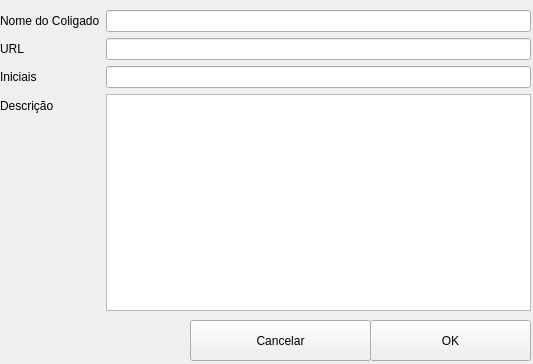
<?xml version="1.0" encoding="UTF-8"?>
<ui version="4.0">
 <class>Form</class>
 <widget class="QWidget" name="Form">
  <property name="geometry">
   <rect>
    <x>0</x>
    <y>0</y>
    <width>533</width>
    <height>364</height>
   </rect>
  </property>
  <property name="windowTitle">
   <string>Form</string>
  </property>
  <widget class="QWidget" name="formLayoutWidget">
   <property name="geometry">
    <rect>
     <x>0</x>
     <y>10</y>
     <width>531</width>
     <height>301</height>
    </rect>
   </property>
   <layout class="QFormLayout" name="formLayout">
    <property name="fieldGrowthPolicy">
     <enum>QFormLayout::AllNonFixedFieldsGrow</enum>
    </property>
    <item row="1" column="0">
     <widget class="QLabel" name="Enviroment">
      <property name="text">
       <string>Nome do Coligado</string>
      </property>
     </widget>
    </item>
    <item row="1" column="1">
     <widget class="QLineEdit" name="name_enviroment"/>
    </item>
    <item row="2" column="0">
     <widget class="QLabel" name="label">
      <property name="text">
       <string>URL</string>
      </property>
     </widget>
    </item>
    <item row="2" column="1">
     <widget class="QLineEdit" name="path_enviroment"/>
    </item>
    <item row="3" column="0">
     <widget class="QLabel" name="label_2">
      <property name="text">
       <string>Iniciais</string>
      </property>
     </widget>
    </item>
    <item row="3" column="1">
     <widget class="QLineEdit" name="initials_enviroment"/>
    </item>
    <item row="4" column="0">
     <widget class="QLabel" name="label_3">
      <property name="text">
       <string>Descrição</string>
      </property>
     </widget>
    </item>
    <item row="4" column="1">
     <widget class="QTextEdit" name="description_enviroment"/>
    </item>
   </layout>
  </widget>
  <widget class="QPushButton" name="submit">
   <property name="geometry">
    <rect>
     <x>370</x>
     <y>320</y>
     <width>161</width>
     <height>41</height>
    </rect>
   </property>
   <property name="text">
    <string>OK</string>
   </property>
  </widget>
  <widget class="QPushButton" name="abort">
   <property name="geometry">
    <rect>
     <x>190</x>
     <y>320</y>
     <width>181</width>
     <height>41</height>
    </rect>
   </property>
   <property name="text">
    <string>Cancelar</string>
   </property>
  </widget>
 </widget>
 <resources/>
 <connections/>
</ui>
